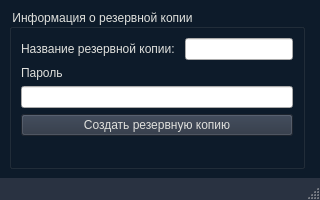
<?xml version="1.0" encoding="UTF-8"?>
<ui version="4.0">
 <class>w_CreateBackup</class>
 <widget class="QMainWindow" name="w_CreateBackup">
  <property name="geometry">
   <rect>
    <x>0</x>
    <y>0</y>
    <width>320</width>
    <height>200</height>
   </rect>
  </property>
  <property name="sizePolicy">
   <sizepolicy hsizetype="Fixed" vsizetype="Preferred">
    <horstretch>0</horstretch>
    <verstretch>0</verstretch>
   </sizepolicy>
  </property>
  <property name="minimumSize">
   <size>
    <width>320</width>
    <height>160</height>
   </size>
  </property>
  <property name="maximumSize">
   <size>
    <width>320</width>
    <height>200</height>
   </size>
  </property>
  <property name="windowTitle">
   <string>Создание резервной копии</string>
  </property>
  <property name="windowIcon">
   <iconset>
    <normaloff>:/newPrefix/icons/organization.png</normaloff>:/newPrefix/icons/organization.png</iconset>
  </property>
  <property name="styleSheet">
   <string notr="true">#centralwidget{
background-color:#0D1B2A;
}

.QLabel{
	color:#E0E1DD;
}
.QPushButton{
	background-color:#293241;
	color:#E0E1DD;
}
#statusbar{
background-color:#293241;
}

#menubar{
color:black;
font-weight:bold;
}

.QGroupBox{
	color:#E0E1DD
}

.QPushButton:hover{
	background-color:#1b263b;
}

#statusbar{
	color:#E0E1DD;
}</string>
  </property>
  <widget class="QWidget" name="centralwidget">
   <layout class="QFormLayout" name="formLayout">
    <item row="0" column="0">
     <widget class="QGroupBox" name="groupBox">
      <property name="title">
       <string>Информация о резервной копии</string>
      </property>
      <layout class="QVBoxLayout" name="verticalLayout">
       <item>
        <layout class="QHBoxLayout" name="horizontalLayout_2">
         <item>
          <widget class="QLabel" name="lb_Desc">
           <property name="text">
            <string>Название резервной копии: </string>
           </property>
          </widget>
         </item>
         <item>
          <widget class="QLineEdit" name="le_BackupName"/>
         </item>
        </layout>
       </item>
       <item>
        <widget class="QLabel" name="lb_Password">
         <property name="text">
          <string>Пароль</string>
         </property>
        </widget>
       </item>
       <item>
        <widget class="QLineEdit" name="le_Password">
         <property name="echoMode">
          <enum>QLineEdit::Password</enum>
         </property>
        </widget>
       </item>
       <item>
        <widget class="QPushButton" name="btn_CreateBckp">
         <property name="text">
          <string>Создать резервную копию</string>
         </property>
        </widget>
       </item>
       <item>
        <spacer name="verticalSpacer">
         <property name="orientation">
          <enum>Qt::Vertical</enum>
         </property>
         <property name="sizeHint" stdset="0">
          <size>
           <width>20</width>
           <height>40</height>
          </size>
         </property>
        </spacer>
       </item>
      </layout>
     </widget>
    </item>
   </layout>
  </widget>
  <widget class="QMenuBar" name="menubar">
   <property name="geometry">
    <rect>
     <x>0</x>
     <y>0</y>
     <width>320</width>
     <height>22</height>
    </rect>
   </property>
  </widget>
  <widget class="QStatusBar" name="statusbar"/>
 </widget>
 <resources>
  <include location="../../../AppData/AppData/Desktop/qt/icons.qrc"/>
 </resources>
 <connections/>
</ui>
